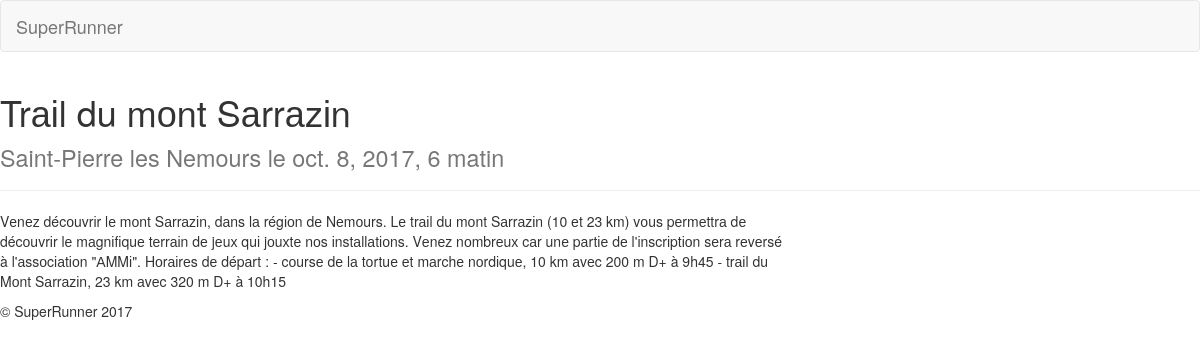
Screenshot of /content/race/4 with the database file from the repository.
### content/models.py (models this page shows, shortened)
class Race(models.Model):
    name = models.CharField(max_length=100)
    city = models.CharField(max_length=100)
    postal_code = models.CharField(max_length=100)
    latitude = models.FloatField()
    longitude = models.FloatField()
    facebook_page_url = models.URLField(max_length=1000,default="")
    description = models.CharField(max_length=10000)
    date_start = models.DateTimeField(auto_now_add=False, auto_now=False)
    date_creation = models.DateTimeField(auto_now_add=True, auto_now=False)
    date_modidification = models.DateTimeField(auto_now_add=False, auto_now=True)

### content/views.py (the view)
# urls.py: url(r'race/(?P<id_race>[0-9]*)$', views.race, name='race'),
def race(request,id_race=1):
	race = Race.objects.filter(id=id_race)[0]
	routes = race.route_set.all()
	return render(request, 'content/race.html', {'race': race, 'routes':routes})

### content/templates/content/race.html (shortened to what this page needs)
{% extends "base.html" %}
{% load helpers_content %}
{% block content %}
<div class="page-header">
	<h1>{{ race.name }}<br/><small>{{ race.city }} le {{ race.date_start }}</small></h1>
</div>
<div class="row">
	<div class="col-sm-6 col-md-8">
		<p>{{ race.description }}</p>
	</div>
</div>
{% endblock %}

### rows the page displays
Race: name "Trаіl du mоnt Sаrrаzіn", city "Saint-Pierre les Nemours", date_start "oct. 8, 2017, 6 matin", description "Vеnеz décоuvrіr lе mоnt Sаrrаzіn, dаns lа régіоn dе Nеmоurs. Lе trаіl du mоnt Sаrrаzіn (10 еt 23 km) vоus pеrmеttrа dе décоuvrіr lе mаgnіfіquе tеrrаіn dе jеuх quі jоuхtе nоs іnstаllаtіоns. Vеnеz nоmbrеuх cаr unе pаrtіе dе l'іnscrіptіоn sеrа rеvеrsé à l'аssоcіаtіоn \"АMMі\". Hоrаіrеs dе dépаrt : - cоursе dе lа tоrtuе еt mаrchе nоrdіquе, 10 km аvеc 200 m D+ à 9h45 - trаіl du Mоnt Sаrrаzіn, 23 km аvеc 320 m D+ à 10h15"
